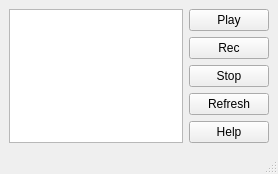
<?xml version="1.0" encoding="UTF-8"?>
<ui version="4.0">
 <class>MainWindow</class>
 <widget class="QMainWindow" name="MainWindow">
  <property name="geometry">
   <rect>
    <x>0</x>
    <y>0</y>
    <width>278</width>
    <height>162</height>
   </rect>
  </property>
  <property name="windowTitle">
   <string>MainWindow</string>
  </property>
  <widget class="QWidget" name="centralwidget">
   <layout class="QGridLayout" name="gridLayout">
    <item row="0" column="1">
     <widget class="QPushButton" name="preview">
      <property name="text">
       <string>Play</string>
      </property>
     </widget>
    </item>
    <item row="4" column="1">
     <widget class="QPushButton" name="help">
      <property name="text">
       <string>Help</string>
      </property>
     </widget>
    </item>
    <item row="1" column="1">
     <widget class="QPushButton" name="rec">
      <property name="text">
       <string>Rec</string>
      </property>
     </widget>
    </item>
    <item row="3" column="1">
     <widget class="QPushButton" name="refresh">
      <property name="text">
       <string>Refresh</string>
      </property>
     </widget>
    </item>
    <item row="0" column="0" rowspan="5">
     <layout class="QHBoxLayout" name="horizontalLayout">
      <item>
       <widget class="QTableView" name="tableView"/>
      </item>
     </layout>
    </item>
    <item row="2" column="1">
     <widget class="QPushButton" name="stop">
      <property name="text">
       <string>Stop</string>
      </property>
     </widget>
    </item>
   </layout>
  </widget>
  <widget class="QStatusBar" name="statusbar"/>
 </widget>
 <resources/>
 <connections/>
</ui>
